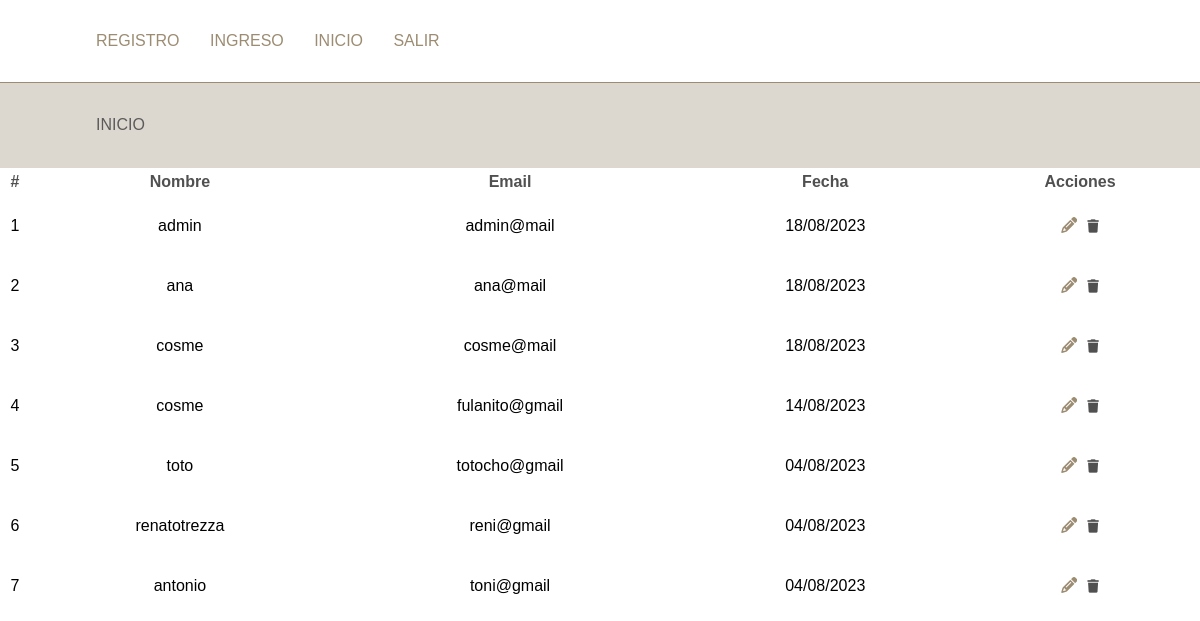
The page /index.php?ruta=inicio (signed in) on the database its author committed.
### tables this page shows
CREATE TABLE IF NOT EXISTS `registros` (
  `id` int NOT NULL AUTO_INCREMENT,
  `nombre` varchar(50) NOT NULL,
  `email` varchar(100) NOT NULL,
  `password` varchar(200) NOT NULL,
  `fecha` timestamp NOT NULL DEFAULT CURRENT_TIMESTAMP,
  PRIMARY KEY (`id`)
);

### controladores/plantilla.controlador.php (called while the page is built)
<?php
Class ControladorPlantilla{
	public function ctrGetPlantilla(){
		include "vistas/plantilla.php";
	}
}

### index.php (called while the page is built)
<?php
require_once "controladores/plantilla.controlador.php";
require_once "controladores/formularios.controlador.php";
require_once "modelos/formularios.modelo.php";
$plantilla = new ControladorPlantilla();
$plantilla -> ctrGetPlantilla();

### controladores/formularios.controlador.php (called while the page is built, shortened)
<?php
class ControladorFormularios
{
	static public function ctrSeleccionarRegistros($item, $valor)
	{
		$tabla = "registros";
		$respuesta = ModeloFormularios::mdlSeleccionarRegistros($tabla, $item, $valor);
		return $respuesta;
	}
}

### modelos/conexion.php (called while the page is built)
<?php
class Conexion{
    static public function conectar(){
        $link = new PDO("mysql:host=localhost;port=3306;dbname=php_avanzado_mpv",
                            "root",
                            "");
        $link->exec("set names utf8");
        return $link;
    }
}

### modelos/formularios.modelo.php (called while the page is built, shortened)
<?php
require_once "conexion.php";
class ModeloFormularios
{
	static public function mdlSeleccionarRegistros($tabla, $item, $valor)
	{
		if ($item == null && $valor == null) {
			$stmt = Conexion::conectar()->prepare("SELECT *,DATE_FORMAT(fecha, '%d/%m/%Y') AS fecha FROM $tabla ORDER BY id DESC");
			$stmt->execute();
			return $stmt->fetchAll();
		} else {
			$stmt = Conexion::conectar()->prepare("SELECT *,DATE_FORMAT(fecha, '%d/%m/%Y') AS fecha FROM $tabla WHERE $item = :$item ORDER BY id DESC");
			$stmt->bindParam(":" . $item, $valor, PDO::PARAM_STR);
			$stmt->execute();
			return $stmt->fetch();		$stmt->closeCursor();
		}
	}
}

### vistas/paginas/inicio.php (the view, shortened to what this page needs)
<?php
$usuarios = ControladorFormularios::ctrSeleccionarRegistros(null, null);
?>
<h1 class="tituloPagina">Inicio</h1>
<table class="tabla">
	<thead>
		<tr>
			<th>#</th>
			<th>Nombre</th>
			<th>Email</th>
			<th>Fecha</th>
			<th>Acciones</th>
		</tr>
	</thead>
	<tbody>
	<?php foreach ($usuarios as $key => $value): ?>
		<tr>
			<td><?php echo ($key+1); ?></td>
			<td><?php echo $value["nombre"]; ?></td>
			<td><?php echo $value["email"]; ?></td>
			<td><?php echo $value["fecha"]; ?></td>
			<td>
			<div class="botonesEditar">
				<a href="index.php?ruta=editar&id=<?php echo $value["id"]; ?>" class="boton_editar"><i
                                    class="fa-solid fa-pencil" aria-hidden="true"></i></a>
				<form method="post">
					<button type="submit" class="boton_borrar"><i
                                    class="fa-solid fa-trash" aria-hidden="true"></i></button>
				</form>
			</div>
			</td>
		</tr>
	<?php endforeach ?>
	</tbody>
</table>

### vistas/plantilla.php (shortened to what this page needs)
<!DOCTYPE html>
<html lang="en">
<head>
    <link href="css/estilos.css" rel="stylesheet" />
    <link rel="stylesheet" href="https://cdnjs.cloudflare.com/ajax/libs/font-awesome/6.4.0/css/all.min.css"
 />
</head>
<nav class="navegacion">
<ul>
  <li><a href="index.php?ruta=registro">Registro</a></li>
  <li><a href="index.php?ruta=ingreso">Ingreso</a></li>
  <li><a href="index.php?ruta=inicio">Inicio</a></li>
  <li><a href="index.php?ruta=salir">Salir</a></li>
</ul>
</nav>
<section class="contenido">
        <?php
        if (isset($_GET["ruta"])) {
            if (
                $_GET["ruta"] == "registro" ||
                $_GET["ruta"] == "ingreso" ||
                $_GET["ruta"] == "inicio" ||
                $_GET["ruta"] == "editar" ||
                $_GET["ruta"] == "salir"
            ) {
                include "paginas/" . $_GET["ruta"] . ".php";
            } else {
                include "paginas/error404.php";
            }
        } else {
            include "paginas/registro.php";
        }
        ?>
    </section>
</body>
</html>

### css/estilos.css (style rules this page uses)
:root { --font-family: "Work Sans", Sans-serif; --normal-font: 400; --bold-font: 700; --bolder-font: 900; --bg-color: white; --primary-color: #9c8c72; --secondary-color: #464342; --primary-shadow: #8b8eaf; --secondary-shadow: #624234; --bottom-margin: 0.5rem; --bottom-margin-2: 1rem; --line-height: 1.7rem; --transition: 0.3s; }
html { scroll-behavior: smooth; }
* { margin: 0; padding: 0; box-sizing: border-box; }
ul { list-style-type: none; }
a { text-decoration: none; color: var(--primary-color); transition-duration: 3s; transition-property: color; }
nav { position: sticky; top: 0; left: 0; z-index: 1; display: flex; align-items: center; justify-content: space-between; padding: 2rem 2rem 2rem 6rem; background-color: var(--bg-color); border-bottom: solid 1px #9c8c72; }
nav a { text-transform: uppercase; font-weight: 100; }
nav ul { display: flex; gap: 1.9rem; }
.tituloPagina { color: #5b5b5b; padding: 3px; background-color: var(--bg-color); padding: 2rem 6rem; text-align: left; background-color: rgba(156, 140, 114, 0.34); font-size: 22px; font-weight: 100px; font: 1em sans-serif; text-transform: uppercase; line-height: 1.3; font-weight: 500; }
.tabla { border-collapse: collapse; width: 100%; margin: 0 auto; margin-right: auto; }
.boton_borrar { color: rgb(81, 80, 80); background-color: white; border: none; padding-left: 10px; }
.botonesEditar { display: flex; justify-content:center; padding: 1rem; }
thead { color: rgb(81, 80, 80); }
th, td { text-align: center; padding: 5px 0; }

### rows shown on the page
registros: nombre "admin", email "admin@mail", fecha "18/08/2023"
registros: nombre "ana", email "ana@mail", fecha "18/08/2023"
registros: nombre "cosme", email "cosme@mail", fecha "18/08/2023"
registros: nombre "cosme", email "fulanito@gmail", fecha "14/08/2023"
registros: nombre "toto", email "totocho@gmail", fecha "04/08/2023"
registros: nombre "renatotrezza", email "reni@gmail", fecha "04/08/2023"
registros: nombre "antonio", email "toni@gmail", fecha "04/08/2023"
